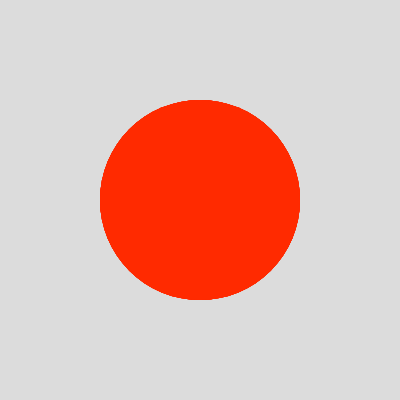
Frame 1 (no input)
Frame 60 (no input): identical to frame 1, image omitted
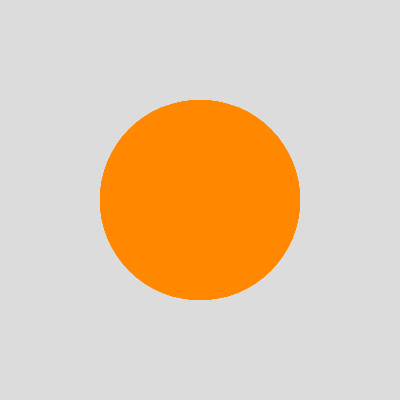
Frame 120 (the mouse pressed at the canvas centre since frame 60)

The p5.js sketch that drew these frames (run headless with seeded random() and noise() and a simulated clock; from frame 60 on, the mouse is pressed at the canvas centre):

// p5.js sketch
// ── sketch.js
// DM2008 — Activity 3a [Guided]
// Array Sampler (25 min)
//
// An array stores a list of values — here it's colors, but it could be
// sizes, positions, or anything else.
// Press any key to cycle through the array one item at a time.
//
// Try these:
// - Replace the colors with your own values (sizes, positions, text).
// - Use mousePressed() instead of keyPressed().
// - Use push() to add new items or splice() to remove them.
// - Loop through the whole array to draw all items at once.
//
// Stretch: visualize all items in the array simultaneously instead of one at a time.

let palette = ["#ff2a00", "#ff8800", "#0062ff", "#d53dff"];
palette.push("#00ffd5","#fbff00")
let currentIndex = 0;

function setup() {
  createCanvas(400, 400);
  noStroke();
}

function draw() {
  background(220);

  const spacing = width / (palette.length + 1);
  // Draw the ellipse using the current color in the array
  for (let i = 0; i < palette.length; i++) {
  fill(palette[currentIndex]);
  ellipse(width / 2, height / 2, 200);
}
}
// Advance to the next color each time a key is pressed
function mousePressed() {
  currentIndex++; // shorthand for currentIndex += 1

  // Wrap back to the start when we reach the end
  if (currentIndex >= palette.length) {
    currentIndex = 0;
  }
  palette.push(color(random(255), random(255), random(255)));
  

  console.log("Current index:", currentIndex, "→", palette[currentIndex]);
}
